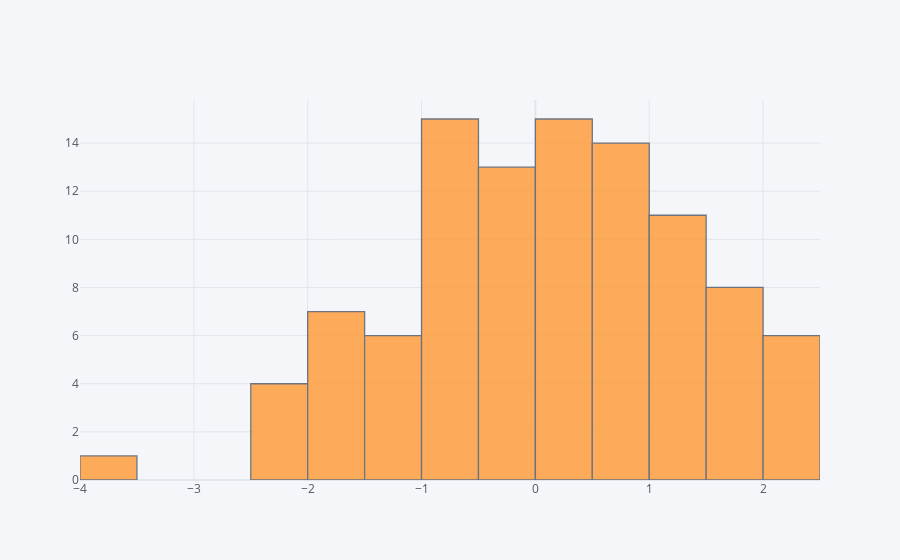

This figure's notebook cell:
### Markdown cell above
## Histogram

### Code cell
df['A'].iplot(kind='hist',bins=25)

### Figure 1 — Plotly figure (JSON) as saved in the notebook; plotly's stock layout.template omitted (floating-point values rounded to 4 significant figures)
{"data": [{"histfunc": "count", "histnorm": "", "marker": {"color": "rgba(255, 153, 51, 1.0)", "line": {"color": "#4D5663", "width": 1.3}}, "name": "A", "nbinsx": 25, "opacity": 0.8, "orientation": "v", "type": "histogram", "x": [-0.1318, 1.44, 0.3085, 0.5076, -0.7625, -1.006, 0.1147, 1.931, 1.094, 0.6372, 0.3855, -0.8121, -0.3234, 2.363, -0.902, 1.513, 1.674, -0.9901, 1.085, -0.8959, 2.132, -1.513, -0.9054, -1.236, -0.1519, -0.2378, -0.5008, -0.7023, -2.117, 0.7254, 0.2163, 2.216, -1.655, 0.4352, -0.729, -2.073, -1.536, 0.6597, 0.7472, 1.018, -0.0475, 0.6227, 0.1187, 0.6785, -2.27, 1.124, 0.623, 0.872, 1.433, -0.2469, 0.8118, 1.612, -1.493, 0.8037, 1.713, -0.67, 1.557, 0.4063, -2.256, 1.092, 2.434, 0.119, 1.301, 1.112, -0.09444, 1.504, -1.561, 2.091, -1.92, -0.3226, -0.2886, -3.901, -1.449, -0.2318, 0.6794, -1.939, -0.5412, 0.2018, 0.2195, -0.2681, 0.4781, 0.2881, -1.217, 1.661, -1.13, 1.232, 0.906, 0.4187, 1.141, -0.2731, -1.6, 2.082, -0.508, -0.6413, 0.1353, 0.7058, -0.8817, 0.3112, -0.3927, -0.5095]}], "layout": {"barmode": "overlay", "legend": {"bgcolor": "#F5F6F9", "font": {"color": "#4D5663"}}, "paper_bgcolor": "#F5F6F9", "plot_bgcolor": "#F5F6F9", "title": {"font": {"color": "#4D5663"}}, "xaxis": {"gridcolor": "#E1E5ED", "showgrid": true, "tickfont": {"color": "#4D5663"}, "title": {"font": {"color": "#4D5663"}, "text": ""}, "zerolinecolor": "#E1E5ED"}, "yaxis": {"gridcolor": "#E1E5ED", "showgrid": true, "tickfont": {"color": "#4D5663"}, "title": {"font": {"color": "#4D5663"}, "text": ""}, "zerolinecolor": "#E1E5ED"}}}
